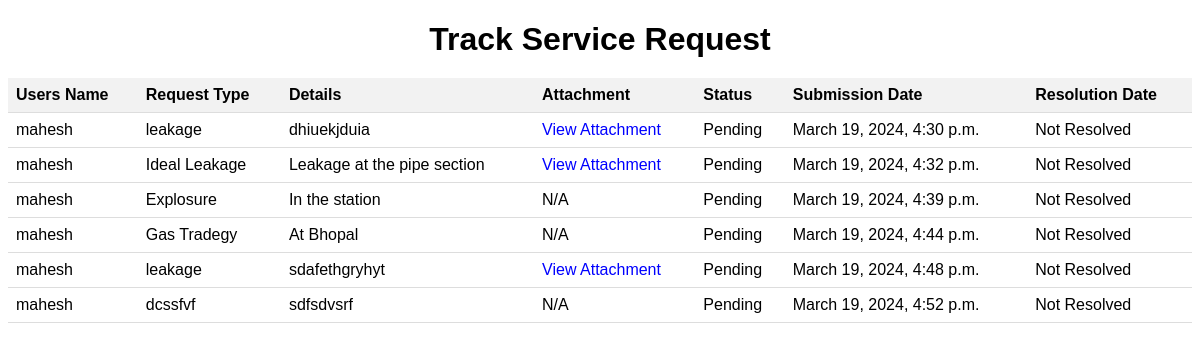
The app's page /track/ (signed in) with its own data.
### gas_utility_project/models.py (models this page shows)
class ServiceRequest(models.Model):
    STATUS_CHOICES = [
        ('Pending', 'Pending'),
        ('In Progress', 'In Progress'),
        ('Resolved', 'Resolved')
    ]
    user = models.CharField(max_length=40)
    request_type = models.CharField(max_length=100)
    details = models.TextField()
    attachment = models.FileField(upload_to='attachments/', blank=True, null=True)
    submission_date = models.DateTimeField(auto_now_add=True)
    resolution_date = models.DateTimeField(null=True, blank=True)
    status = models.CharField(max_length=20, choices=STATUS_CHOICES, default='Pending')

### gas_utility_project/views.py (the view)
# urls.py: path('track/', track_request, name='track_request'),
@login_required
def track_request(request):
    service_requests = ServiceRequest.objects.filter(user=request.user)
    return render(request, 'track_request.html', {'service_requests': service_requests})

### templates/track_request.html (shortened to what this page needs)
<!DOCTYPE html>
<html lang="en">
<head>
</head>
<body>
    <h1>Track Service Request</h1>
    <table>
        <thead>
            <tr>
                <th>Users Name</th>
                <th>Request Type</th>
                <th>Details</th>
                <th>Attachment</th>
                <th>Status</th>
                <th>Submission Date</th>
                <th>Resolution Date</th>
            </tr>
        </thead>
        <tbody>
            {% for service_request in service_requests %}
            <tr>
                 <td>{{ service_request.user }}</td>
                <td>{{ service_request.request_type }}</td>
                <td>{{ service_request.details }}</td>
                <td>
                    {% if service_request.attachment %}
                    <a href="{{ service_request.attachment.url }}" target="_blank">View Attachment</a>
                    {% else %}
                    N/A
                    {% endif %}
                </td>
                <td>{{ service_request.status }}</td>
                <td>{{ service_request.submission_date }}</td>
                <td>{{ service_request.resolution_date|default:"Not Resolved" }}</td>
            </tr>
            {% endfor %}
        </tbody>
    </table>
</body>
</html>

### templates/track_request.html (style rules this page uses)
body { font-family: Arial, sans-serif; }
h1 { text-align: center; margin-bottom: 20px; }
table { width: 100%; border-collapse: collapse; }
th, td { padding: 8px; text-align: left; border-bottom: 1px solid #ddd; }
th { background-color: #f2f2f2; }
a { text-decoration: none; color: blue; }

### records on screen
ServiceRequest: user "mahesh", request_type "leakage", details "dhiuekjduia", status "Pending", submission_date "March 19, 2024, 4:30 p.m.", resolution_date "Not Resolved"
ServiceRequest: user "mahesh", request_type "Ideal Leakage", details "Leakage at the pipe section", status "Pending", submission_date "March 19, 2024, 4:32 p.m.", resolution_date "Not Resolved"
ServiceRequest: user "mahesh", request_type "Explosure", details "In the station", attachment "N/A", status "Pending", submission_date "March 19, 2024, 4:39 p.m.", resolution_date "Not Resolved"
ServiceRequest: user "mahesh", request_type "Gas Tradegy", details "At Bhopal", attachment "N/A", status "Pending", submission_date "March 19, 2024, 4:44 p.m.", resolution_date "Not Resolved"
ServiceRequest: user "mahesh", request_type "leakage", details "sdafethgryhyt", status "Pending", submission_date "March 19, 2024, 4:48 p.m.", resolution_date "Not Resolved"
ServiceRequest: user "mahesh", request_type "dcssfvf", details "sdfsdvsrf", attachment "N/A", status "Pending", submission_date "March 19, 2024, 4:52 p.m.", resolution_date "Not Resolved"
